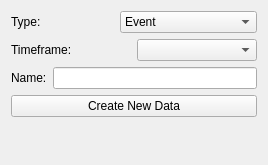
<?xml version="1.0" encoding="UTF-8"?>
<ui version="4.0">
 <class>NewDataWidget</class>
 <widget class="QWidget" name="NewDataWidget">
  <property name="geometry">
   <rect>
    <x>0</x>
    <y>0</y>
    <width>268</width>
    <height>165</height>
   </rect>
  </property>
  <property name="windowTitle">
   <string>Form</string>
  </property>
  <layout class="QVBoxLayout" name="verticalLayout_4">
   <item>
    <layout class="QHBoxLayout" name="horizontalLayout">
     <property name="spacing">
      <number>6</number>
     </property>
     <item>
      <widget class="QLabel" name="label_2">
       <property name="sizePolicy">
        <sizepolicy hsizetype="Preferred" vsizetype="Minimum">
         <horstretch>0</horstretch>
         <verstretch>0</verstretch>
        </sizepolicy>
       </property>
       <property name="text">
        <string>Type:</string>
       </property>
      </widget>
     </item>
     <item>
      <widget class="QComboBox" name="new_data_type_combo">
       <item>
        <property name="text">
         <string>Event</string>
        </property>
       </item>
       <item>
        <property name="text">
         <string>Interval</string>
        </property>
       </item>
       <item>
        <property name="text">
         <string>Analog Time Series</string>
        </property>
       </item>
       <item>
        <property name="text">
         <string>Point</string>
        </property>
       </item>
       <item>
        <property name="text">
         <string>Mask</string>
        </property>
       </item>
       <item>
        <property name="text">
         <string>Line</string>
        </property>
       </item>
       <item>
        <property name="text">
         <string>Tensor</string>
        </property>
       </item>
      </widget>
     </item>
    </layout>
   </item>
   <item>
    <layout class="QHBoxLayout" name="timeframe_layout">
     <property name="spacing">
      <number>6</number>
     </property>
     <item>
      <widget class="QLabel" name="timeframe_label">
       <property name="sizePolicy">
        <sizepolicy hsizetype="Preferred" vsizetype="Minimum">
         <horstretch>0</horstretch>
         <verstretch>0</verstretch>
        </sizepolicy>
       </property>
       <property name="text">
        <string>Timeframe:</string>
       </property>
      </widget>
     </item>
     <item>
      <widget class="QComboBox" name="timeframe_combo">
       <property name="toolTip">
        <string>Select the timeframe for the new data</string>
       </property>
      </widget>
     </item>
    </layout>
   </item>
   <item>
    <layout class="QHBoxLayout" name="horizontalLayout_2">
     <item>
      <widget class="QLabel" name="label">
       <property name="text">
        <string>Name:</string>
       </property>
      </widget>
     </item>
     <item>
      <widget class="QLineEdit" name="new_data_name"/>
     </item>
    </layout>
   </item>
   <item>
    <widget class="QPushButton" name="new_data_button">
     <property name="text">
      <string>Create New Data</string>
     </property>
    </widget>
   </item>
   <item>
    <spacer name="verticalSpacer">
     <property name="orientation">
      <enum>Qt::Vertical</enum>
     </property>
     <property name="sizeHint" stdset="0">
      <size>
       <width>20</width>
       <height>40</height>
      </size>
     </property>
    </spacer>
   </item>
  </layout>
 </widget>
 <resources/>
 <connections/>
</ui>
